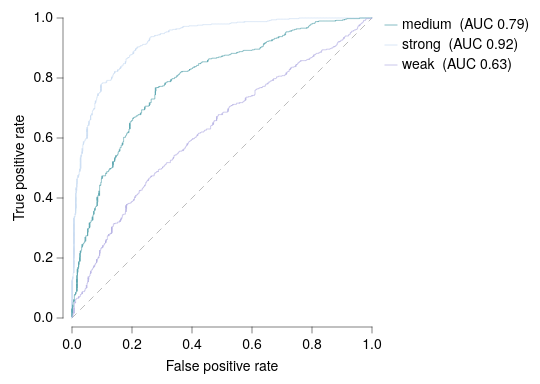

The specification (Vega-Lite) saved for this image:
### Vega-Lite specification from a JSON file in a GitHub repository (floating-point values rounded to 4 significant figures; data arrays with more than 128 entries replaced by an {"elided": "..."} marker saying what was removed)
{"background": null, "config": {"arc": {"fill": "#DBDBDB", "fillOpacity": 1.0, "innerRadius": 37.5, "padAngle": 0.03, "stroke": "black", "strokeOpacity": 1, "strokeWidth": 0.25}, "area": {"fill": "#DBDBDB", "fillOpacity": 1.0, "stroke": "black", "strokeOpacity": 1, "strokeWidth": 0.25}, "axis": {"domain": true, "domainCap": "round", "domainColor": "black", "domainWidth": 0.25, "grid": false, "gridCap": "round", "gridColor": "#F1F1F1", "gridDash": [0, 0], "gridOpacity": 1.0, "gridWidth": 0.25, "labelColor": "black", "labelFont": "Helvetica Neue, HelveticaNeue, Helvetica, Arial, sans-serif", "labelFontSize": 7, "labelFontStyle": "normal", "labelFontWeight": 400, "offset": 4.5, "ticks": true, "tickCap": "round", "tickColor": "black", "tickRound": false, "tickSize": 3, "tickWidth": 0.25, "titleColor": "black", "titleFont": "Helvetica Neue, HelveticaNeue, Helvetica, Arial, sans-serif", "titleFontSize": 7, "titleFontStyle": "normal", "titleFontWeight": 400}, "axisX": {"domain": true, "labelAlign": "center", "labelAngle": 0, "labels": true, "ticks": true, "translate": 0}, "axisY": {"domain": true, "labelAlign": "right", "labelAngle": 0, "labels": true, "ticks": true, "translate": 0}, "axisRight": {"domain": true, "labelAlign": "left", "labelAngle": 0, "labels": true, "ticks": true, "translate": 0}, "axisTop": {"domain": true, "labelAlign": "center", "labelAngle": 0, "labels": true, "ticks": true, "translate": 0}, "axisBand": {"tickOffset": 0}, "bar": {"fill": "#DBDBDB", "fillOpacity": 1.0, "stroke": "black", "strokeOpacity": 1, "strokeWidth": 0.25}, "boxplot": {"size": 13.5, "ticks": {"cornerRadius": 0.25, "fill": "black", "opacity": 1, "size": 6.75, "thickness": 0.25}, "box": {"fillOpacity": 1.0, "stroke": "black", "strokeOpacity": 1, "strokeWidth": 0.25}, "median": {"cornerRadius": 0, "fill": "black", "fillOpacity": 1.0, "opacity": 1, "size": 13.5, "thickness": 0.25}, "rule": {"fill": "black", "fillOpacity": 1.0, "size": 15.0, "stroke": "black", "strokeDash": [0, 0], "strokeOpacity": 1, "strokeWidth": 0.25}, "outliers": {"color": "black", "fill": "black", "fillOpacity": 1.0, "size": 0, "stroke": "black", "strokeOpacity": 1, "strokeWidth": 0.25}}, "circle": {"fill": "black", "fillOpacity": 1.0, "size": 1.875, "stroke": null, "strokeOpacity": 1, "strokeWidth": 0.25}, "errorband": {"band": {"fillOpacity": 0.6, "stroke": null, "strokeWidth": 0.25, "strokeOpacity": 1}, "borders": {"opacity": 0, "strokeOpacity": 0.25, "strokeWidth": 1}}, "errorbar": {"opacity": 1, "rule": {"strokeDash": [0, 0], "strokeWidth": 0.25}, "ticks": {"color": "black", "cornerRadius": 0.125, "opacity": 1, "size": 9.0, "thickness": 0.25}, "thickness": 0.25}, "font": "Helvetica Neue, HelveticaNeue, Helvetica, Arial, sans-serif", "geoshape": {"fill": "#DBDBDB", "fillOpacity": 1.0, "stroke": "black", "strokeOpacity": 1, "strokeWidth": 0.25}, "header": {"labelColor": "black", "labelFont": "Helvetica Neue, HelveticaNeue, Helvetica, Arial, sans-serif", "labelFontSize": 7, "labelFontStyle": "normal", "labelFontWeight": 400, "titleColor": "black", "titleFont": "Helvetica Neue, HelveticaNeue, Helvetica, Arial, sans-serif", "titleFontSize": 7, "titleFontStyle": "normal", "titleFontWeight": 400, "titlePadding": 0}, "legend": {"disable": false, "offset": 4.5, "titlePadding": 4, "labelOffset": 2, "gradientLabelOffset": 2, "gradientLength": 75.0, "gradientThickness": 7.5, "gradientOpacity": 1.0, "gradientStrokeColor": "black", "gradientStrokeWidth": 0.25, "labelColor": "black", "labelFont": "Helvetica Neue, HelveticaNeue, Helvetica, Arial, sans-serif", "labelFontSize": 7, "labelFontStyle": "normal", "labelFontWeight": 400, "strokeColor": "black", "strokeWidth": 0, "symbolSize": 42, "symbolStrokeColor": "black", "symbolStrokeWidth": 0.25, "titleColor": "black", "titleFont": "Helvetica Neue, HelveticaNeue, Helvetica, Arial, sans-serif", "titleFontSize": 7, "titleFontStyle": "normal", "titleFontWeight": 400}, "line": {"color": "black", "stroke": "black", "strokeCap": "round", "strokeDash": [0, 0], "strokeOpacity": 1, "strokeWidth": 0.375}, "point": {"filled": true, "fill": "#DBDBDB", "fillOpacity": 1.0, "size": 7.5, "stroke": "black", "strokeOpacity": 1, "strokeWidth": 0.25}, "range": {"category": ["#5CA7B1", "#CDDEF3", "#B7B3E4", "#B3DAB5", "#F5E1B3", "#3D727B", "#8AA8D2", "#867DAC", "#80A988", "#CBB17A", "#204148", "#59719A", "#584C77", "#507B5F", "#9D824D"], "diverging": {"scheme": ["#C35082", "#CE6D94", "#D989A7", "#E2A4BA", "#EABFCE", "#F1DBE2", "#F6F6F6", "#D7E0EB", "#B9CBE0", "#9BB6D5", "#7DA1C9", "#5F8CBD", "#4177B1"]}, "heatmap": {"scheme": ["#32022B", "#43044D", "#4C196E", "#4D338C", "#484DA6", "#3A68BB", "#1D83CA", "#1D9CCB", "#23B5C9", "#28CDC5", "#4DE0B4", "#91EE9F"]}, "ordinal": {"scheme": ["#F1F1F1", "#DBDBDB", "#C6C6C6", "#B2B2B2", "#9D9D9D", "#898989", "#767676", "#636363", "#515151", "#404040", "#2F2F2F", "#1F1F1F"]}, "ramp": {"scheme": ["#32022B", "#43044D", "#4C196E", "#4D338C", "#484DA6", "#3A68BB", "#1D83CA", "#1D9CCB", "#23B5C9", "#28CDC5", "#4DE0B4", "#91EE9F"]}}, "rule": {"color": "black", "stroke": "black", "strokeCap": "round", "strokeDash": [2, 2], "strokeOpacity": 1, "strokeWidth": 0.25}, "scale": {"bandPaddingInner": 0.1, "bandPaddingOuter": 0.1, "round": false}, "rect": {"fill": "#DBDBDB", "fillOpacity": 1.0, "stroke": "black", "strokeOpacity": 1, "strokeWidth": 0.25}, "square": {"fill": "#DBDBDB", "fillOpacity": 1.0, "size": 15.0, "stroke": "black", "strokeOpacity": 1, "strokeWidth": 0.25}, "text": {"color": "black", "font": "Helvetica Neue, HelveticaNeue, Helvetica, Arial, sans-serif", "fontSize": 7, "fontStyle": "normal", "fontWeight": 400}, "tick": {"color": "black", "cornerRadius": 0.125, "opacity": 1.0, "size": 13.5, "thickness": 0.25}, "title": {"anchor": "middle", "frame": "group", "color": "black", "font": "Helvetica Neue, HelveticaNeue, Helvetica, Arial, sans-serif", "fontSize": 7, "fontStyle": "normal", "fontWeight": 400, "subtitleColor": "black", "subtitleFont": "Helvetica Neue, HelveticaNeue, Helvetica, Arial, sans-serif", "subtitleFontSize": "Helvetica Neue, HelveticaNeue, Helvetica, Arial, sans-serif", "subtitleFontStyle": "normal", "subtitleFontWeight": 400}, "trail": {"color": "black", "opacity": 1, "size": 0.375}, "view": {"continuousWidth": 150, "continuousHeight": 150, "discreteWidth": 150, "discreteHeight": 150, "fill": null, "stroke": null, "strokeWidth": 0.25}}, "layer": [{"data": {"name": "data-3202155f3934f7fbee309f063f2d1ca5"}, "mark": {"type": "line", "color": "gray", "opacity": 0.7, "strokeDash": [3, 3]}, "encoding": {"x": {"field": "fpr", "type": "quantitative"}, "y": {"field": "tpr", "type": "quantitative"}}}, {"data": {"name": "data-17351f3b014114568340c31df5c3e7c1"}, "mark": {"type": "line", "interpolate": "step-after"}, "encoding": {"color": {"field": "model", "title": null, "type": "nominal"}, "x": {"field": "fpr", "scale": {"domain": [0, 1], "nice": false}, "title": "False positive rate", "type": "quantitative"}, "y": {"field": "tpr", "scale": {"domain": [0, 1], "nice": false}, "title": "True positive rate", "type": "quantitative"}}}], "$schema": "https://vega.github.io/schema/vega-lite/v6.4.1.json", "datasets": {"data-3202155f3934f7fbee309f063f2d1ca5": [{"fpr": 0.0, "tpr": 0.0}, {"fpr": 1.0, "tpr": 1.0}], "data-17351f3b014114568340c31df5c3e7c1": {"elided": "3000 records"}}}
